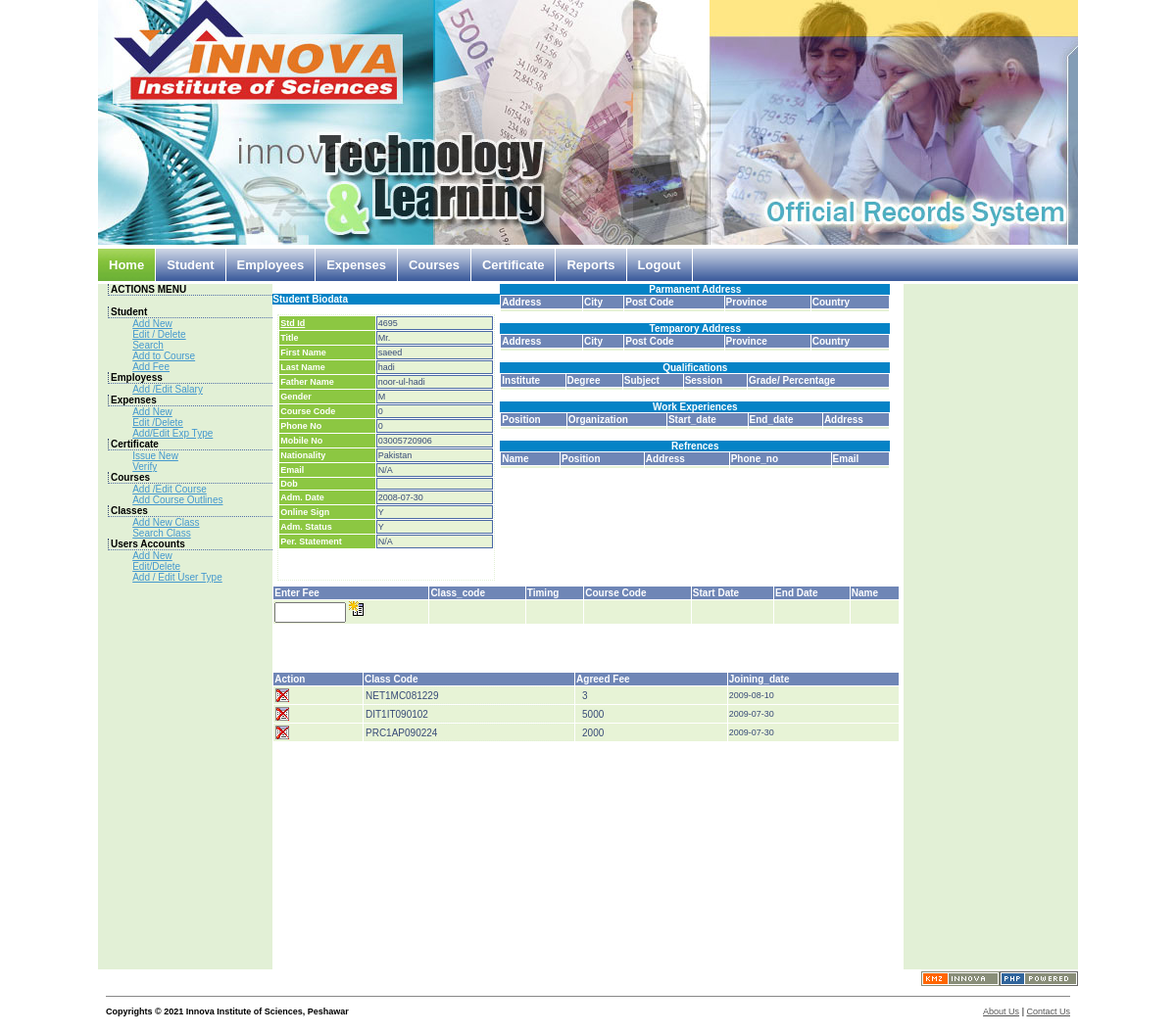
The app's page /showstudentform.php?action=open&std_id=4695 with its own data.
### tables this page shows
CREATE TABLE IF NOT EXISTS `students` (
  `std_id` bigint(20) NOT NULL auto_increment,
  `title` varchar(4) NOT NULL default 'Mr.',
  `first_name` varchar(20) NOT NULL default '',
  `last_name` varchar(20) NOT NULL default '',
  `father_name` varchar(40) NOT NULL default '',
  `gender` char(1) NOT NULL default 'M',
  `course_code` int(11) default '0',
  `phone_no` varchar(16) default NULL,
  `mobile_no` varchar(16) default NULL,
  `nationality` varchar(25) default 'Pakistan',
  `personal_statement` varchar(150) default NULL,
  `email` varchar(150) default NULL,
  `dob` date default '0000-00-00',
  `admission_date` date default '0000-00-00',
  `online_sign` char(1) default 'Y',
  `admission_status` char(1) default 'Y',
  PRIMARY KEY  (`std_id`)
);

CREATE TABLE IF NOT EXISTS `std_classes` (
  `std_class_id` bigint(20) NOT NULL auto_increment,
  `std_id` bigint(20) NOT NULL default '0',
  `class_code` varchar(20) NOT NULL default '',
  `joining_date` date NOT NULL default '0000-00-00',
  `agreed_fee` int(11) NOT NULL default '0' COMMENT 'agreed fee the student has to pay',
  PRIMARY KEY  (`std_class_id`)
);

### showstudentform.php (the view, shortened to what the rows shown need)
<?php require_once('Connections/conn.php'); ?>
<?php
if (!function_exists("GetSQLValueString")) {
function GetSQLValueString($theValue, $theType, $theDefinedValue = "", $theNotDefinedValue = "")
{
  $theValue = get_magic_quotes_gpc() ? stripslashes($theValue) : $theValue;
  $theValue = function_exists("mysql_real_escape_string") ? mysql_real_escape_string($theValue) : mysql_escape_string($theValue);
  switch ($theType) {
    case "long":
    case "int":
      $theValue = ($theValue != "") ? intval($theValue) : "NULL";
      break;
  }
  return $theValue;
}
}
$currentPage = $_SERVER["PHP_SELF"];
$colname_RS_Student1 = "-1";
if (isset($_GET['std_id'])) {
  $colname_RS_Student1 = $_GET['std_id'];
}
$query_RS_Student1 = sprintf("SELECT * FROM students WHERE std_id = %s", GetSQLValueString($colname_RS_Student1, "int"));
$RS_Student1 = mysql_query($query_RS_Student1, $conn) or die(mysql_error());
$row_RS_Student1 = mysql_fetch_assoc($RS_Student1);
$colname_RS_StdClasses = "-1";
if (isset($_GET['std_id'])) {
  $colname_RS_StdClasses = $_GET['std_id'];
}
$query_RS_StdClasses = sprintf("SELECT * FROM std_classes WHERE std_id = %s ORDER BY joining_date DESC", GetSQLValueString($colname_RS_StdClasses, "int"));
$RS_StdClasses = mysql_query($query_RS_StdClasses, $conn) or die(mysql_error());
$row_RS_StdClasses = mysql_fetch_assoc($RS_StdClasses);
?><!DOCTYPE html PUBLIC "-//W3C//DTD XHTML 1.0 Transitional//EN" "http://www.w3.org/TR/xhtml1/DTD/xhtml1-transitional.dtd">
<html xmlns="http://www.w3.org/1999/xhtml"><head>
	<link rel="stylesheet" type="text/css" href="gnpcss.css" media="screen" />
</head>
<body>
<div align="center">
  <table border="0" cellpadding="0" cellspacing="0" width="1000">
    <tbody>
    <tr>
      <td><table border="0" cellpadding="0" cellspacing="0" width="1000">
          <tbody><tr>
            <td align="left" valign="top" width="652"><table border="0" cellpadding="0" cellspacing="0" width="640">
                <tbody><tr>
                  <td align="left" valign="top" width="232"><p class="headerkizmo">Student Biodata</p><div class="text" align="justify">
                        <table width="100%" border="0" cellspacing="1" cellpadding="1">
                          <tr>
                            <td width="40%" class="tabledatakizmo"><u>std id</u></td>
                              <td width="49%" class="smalltextbg"><?php echo $row_RS_Student1['std_id']; ?></td>
                            </tr>
                          <tr>
                            <td width="40%" class="tabledatakizmo">title</td>
                              <td class="smalltextbg"><?php echo $row_RS_Student1['title']; ?></td>
                            </tr>
                          <tr>
                            <td width="40%" class="tabledatakizmo">first name</td>
                              <td class="smalltextbg"><?php echo $row_RS_Student1['first_name']; ?></td>
                            </tr>
                          <tr>
                            <td width="40%" class="tabledatakizmo">last name</td>
                              <td class="smalltextbg"><?php echo $row_RS_Student1['last_name']; ?></td>
                            </tr>
                          <tr>
                            <td width="40%" class="tabledatakizmo">father name</td>
                              <td class="smalltextbg"><?php echo $row_RS_Student1['father_name']; ?></td>
                            </tr>
                          <tr>
                            <td width="40%" class="tabledatakizmo">gender</td>
                              <td class="smalltextbg"><?php echo $row_RS_Student1['gender']; ?></td>
                            </tr>
                          <tr>
                            <td width="40%" class="tabledatakizmo">course code</td>
                              <td class="smalltextbg"><?php echo $row_RS_Student1['course_code']; ?></td>
                            </tr>
                          <tr>
                            <td width="40%" class="tabledatakizmo">phone no</td>
                              <td class="smalltextbg"><?php echo $row_RS_Student1['phone_no']; ?></td>
                            </tr>
                          <tr>
                            <td width="40%" class="tabledatakizmo">mobile no</td>
                              <td class="smalltextbg"><?php echo $row_RS_Student1['mobile_no']; ?></td>
                            </tr>
                          <tr>
                            <td width="40%" class="tabledatakizmo">nationality</td>
                              <td class="smalltextbg"><?php echo $row_RS_Student1['nationality']; ?></td>
                            </tr>
                          <tr>
                            <td width="40%" class="tabledatakizmo">email</td>
                              <td class="smalltextbg"><?php echo $row_RS_Student1['email']; ?></td>
                            </tr>
                          <tr>
                            <td width="40%" class="tabledatakizmo">adm. date</td>
                              <td class="smalltextbg"><?php echo $row_RS_Student1['admission_date']; ?></td>
                            </tr>
                          <tr>
                            <td width="40%" class="tabledatakizmo">online sign</td>
                              <td class="smalltextbg"><?php echo $row_RS_Student1['online_sign']; ?></td>
                            </tr>
                          <tr>
                            <td width="40%" class="tabledatakizmo">Adm. status</td>
                              <td class="smalltextbg"><?php echo $row_RS_Student1['admission_status']; ?></td>
                            </tr>
                          <tr>
                            <td width="40%" class="tabledatakizmo">per. statement</td>
                              <td class="smalltextbg"><?php echo $row_RS_Student1['personal_statement']; ?></td>
                            </tr>
                          </table>
                        </div>
                    </td>
                </tr>
                  <tr>
                    <td colspan="2" align="left" valign="top">
                      <table width="100%" border="0" cellpadding="1" cellspacing="1">
                        <?php do { ?>
                          <tr class="smalltextbg">
                            <td><a href="<?php echo $currentPage."?"."action=delete&std_class_id=". $row_RS_StdClasses['std_class_id']."&std_id=".$_GET['std_id']; ?>"><img src="images/icons/b_deltbl.png" width="16" height="16" /></a></td>
                            <td class="text"><?php echo $row_RS_StdClasses['class_code']; ?></td>
                            <td><span class="text"><?php echo $row_RS_StdClasses['agreed_fee']; ?></span></td>
                            <td><?php echo $row_RS_StdClasses['joining_date']; ?></td>
                          </tr>
                          <?php } while ($row_RS_StdClasses = mysql_fetch_assoc($RS_StdClasses)); ?>
                      </table></td>
                    </tr>
              </tbody></table>            </td>
          </tr>
        </tbody></table></td>
    </tr>
  </tbody></table>
</div>
</body>
</html>

### records on screen
students: std_id "4695", title "Mr.", first_name "saeed", last_name "hadi", father_name "noor-ul-hadi", gender "M", course_code "0", phone_no "0", mobile_no "03005720906", nationality "Pakistan", email "N/A", admission_date "2008-07-30", online_sign "Y", admission_status "Y", personal_statement "N/A"
std_classes: class_code "NET1MC081229", agreed_fee "3", joining_date "2009-08-10"
std_classes: class_code "DIT1IT090102", agreed_fee "5000", joining_date "2009-07-30"
std_classes: class_code "PRC1AP090224", agreed_fee "2000", joining_date "2009-07-30"
